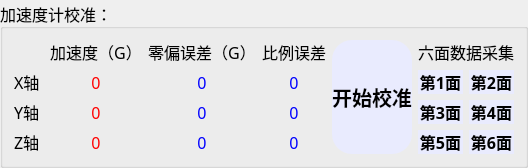
           <widget class="QGroupBox" name="groupBox_4">
            <property name="sizePolicy">
             <sizepolicy hsizetype="Expanding" vsizetype="Expanding">
              <horstretch>0</horstretch>
              <verstretch>0</verstretch>
             </sizepolicy>
            </property>
            <property name="minimumSize">
             <size>
              <width>0</width>
              <height>0</height>
             </size>
            </property>
            <property name="font">
             <font>
              <family>3ds</family>
              <pointsize>12</pointsize>
             </font>
            </property>
            <property name="styleSheet">
             <string notr="true"/>
            </property>
            <property name="title">
             <string>加速度计校准：</string>
            </property>
            <property name="alignment">
             <set>Qt::AlignLeading|Qt::AlignLeft|Qt::AlignVCenter</set>
            </property>
            <property name="flat">
             <bool>false</bool>
            </property>
            <property name="checkable">
             <bool>false</bool>
            </property>
            <layout class="QHBoxLayout" name="horizontalLayout">
             <item>
              <layout class="QGridLayout" name="gridLayout_2">
               <item row="4" column="1">
                <widget class="QLabel" name="az">
                 <property name="sizePolicy">
                  <sizepolicy hsizetype="Expanding" vsizetype="Expanding">
                   <horstretch>0</horstretch>
                   <verstretch>0</verstretch>
                  </sizepolicy>
                 </property>
                 <property name="minimumSize">
                  <size>
                   <width>50</width>
                   <height>20</height>
                  </size>
                 </property>
                 <property name="font">
                  <font>
                   <family>微软雅黑</family>
                   <pointsize>12</pointsize>
                   <weight>50</weight>
                   <bold>false</bold>
                  </font>
                 </property>
                 <property name="styleSheet">
                  <string notr="true">QLabel
{ 
	color: rgb(255, 0, 0); 
} </string>
                 </property>
                 <property name="text">
                  <string>0</string>
                 </property>
                 <property name="alignment">
                  <set>Qt::AlignCenter</set>
                 </property>
                </widget>
               </item>
               <item row="4" column="3">
                <widget class="QLabel" name="az_k">
                 <property name="sizePolicy">
                  <sizepolicy hsizetype="Expanding" vsizetype="Expanding">
                   <horstretch>0</horstretch>
                   <verstretch>0</verstretch>
                  </sizepolicy>
                 </property>
                 <property name="minimumSize">
                  <size>
                   <width>50</width>
                   <height>20</height>
                  </size>
                 </property>
                 <property name="font">
                  <font>
                   <family>微软雅黑</family>
                   <pointsize>12</pointsize>
                   <weight>50</weight>
                   <bold>false</bold>
                  </font>
                 </property>
                 <property name="styleSheet">
                  <string notr="true">QLabel
{ 
	color: rgb(0, 0, 255); 
} </string>
                 </property>
                 <property name="text">
                  <string>0</string>
                 </property>
                 <property name="alignment">
                  <set>Qt::AlignCenter</set>
                 </property>
                </widget>
               </item>
               <item row="2" column="3">
                <widget class="QLabel" name="ax_k">
                 <property name="sizePolicy">
                  <sizepolicy hsizetype="Expanding" vsizetype="Expanding">
                   <horstretch>0</horstretch>
                   <verstretch>0</verstretch>
                  </sizepolicy>
                 </property>
                 <property name="minimumSize">
                  <size>
                   <width>50</width>
                   <height>20</height>
                  </size>
                 </property>
                 <property name="font">
                  <font>
                   <family>微软雅黑</family>
                   <pointsize>12</pointsize>
                   <weight>50</weight>
                   <bold>false</bold>
                  </font>
                 </property>
                 <property name="styleSheet">
                  <string notr="true">QLabel
{ 
	color: rgb(0, 0, 255); 
} </string>
                 </property>
                 <property name="text">
                  <string>0</string>
                 </property>
                 <property name="alignment">
                  <set>Qt::AlignCenter</set>
                 </property>
                </widget>
               </item>
               <item row="4" column="2">
                <widget class="QLabel" name="az_offset">
                 <property name="sizePolicy">
                  <sizepolicy hsizetype="Expanding" vsizetype="Expanding">
                   <horstretch>0</horstretch>
                   <verstretch>0</verstretch>
                  </sizepolicy>
                 </property>
                 <property name="minimumSize">
                  <size>
                   <width>50</width>
                   <height>20</height>
                  </size>
                 </property>
                 <property name="font">
                  <font>
                   <family>微软雅黑</family>
                   <pointsize>12</pointsize>
                   <weight>50</weight>
                   <bold>false</bold>
                  </font>
                 </property>
                 <property name="styleSheet">
                  <string notr="true">QLabel
{ 
	color: rgb(0, 0, 255); 
} </string>
                 </property>
                 <property name="text">
                  <string>0</string>
                 </property>
                 <property name="alignment">
                  <set>Qt::AlignCenter</set>
                 </property>
                </widget>
               </item>
               <item row="1" column="1">
                <widget class="QLabel" name="label_22">
                 <property name="sizePolicy">
                  <sizepolicy hsizetype="Expanding" vsizetype="Expanding">
                   <horstretch>0</horstretch>
                   <verstretch>0</verstretch>
                  </sizepolicy>
                 </property>
                 <property name="minimumSize">
                  <size>
                   <width>30</width>
                   <height>20</height>
                  </size>
                 </property>
                 <property name="font">
                  <font>
                   <family>3ds</family>
                   <pointsize>12</pointsize>
                  </font>
                 </property>
                 <property name="styleSheet">
                  <string notr="true">QLabel
{ 
	color: rgb(0, 0, 0); 
} </string>
                 </property>
                 <property name="text">
                  <string>加速度（G）</string>
                 </property>
                 <property name="alignment">
                  <set>Qt::AlignCenter</set>
                 </property>
                </widget>
               </item>
               <item row="4" column="0">
                <widget class="QLabel" name="label_26">
                 <property name="sizePolicy">
                  <sizepolicy hsizetype="Fixed" vsizetype="Expanding">
                   <horstretch>0</horstretch>
                   <verstretch>0</verstretch>
                  </sizepolicy>
                 </property>
                 <property name="minimumSize">
                  <size>
                   <width>30</width>
                   <height>20</height>
                  </size>
                 </property>
                 <property name="font">
                  <font>
                   <family>3ds</family>
                   <pointsize>12</pointsize>
                  </font>
                 </property>
                 <property name="styleSheet">
                  <string notr="true">QLabel
{ 
	color: rgb(0, 0, 0); 
} </string>
                 </property>
                 <property name="text">
                  <string>Z轴</string>
                 </property>
                </widget>
               </item>
               <item row="2" column="0">
                <widget class="QLabel" name="label_27">
                 <property name="sizePolicy">
                  <sizepolicy hsizetype="Fixed" vsizetype="Expanding">
                   <horstretch>0</horstretch>
                   <verstretch>0</verstretch>
                  </sizepolicy>
                 </property>
                 <property name="minimumSize">
                  <size>
                   <width>30</width>
                   <height>20</height>
                  </size>
                 </property>
                 <property name="font">
                  <font>
                   <family>3ds</family>
                   <pointsize>12</pointsize>
                  </font>
                 </property>
                 <property name="styleSheet">
                  <string notr="true">QLabel
{ 
	color: rgb(0, 0, 0); 
} </string>
                 </property>
                 <property name="text">
                  <string>X轴</string>
                 </property>
                </widget>
               </item>
               <item row="1" column="3">
                <widget class="QLabel" name="label_29">
                 <property name="sizePolicy">
                  <sizepolicy hsizetype="Expanding" vsizetype="Expanding">
                   <horstretch>0</horstretch>
                   <verstretch>0</verstretch>
                  </sizepolicy>
                 </property>
                 <property name="minimumSize">
                  <size>
                   <width>30</width>
                   <height>20</height>
                  </size>
                 </property>
                 <property name="font">
                  <font>
                   <family>3ds</family>
                   <pointsize>12</pointsize>
                  </font>
                 </property>
                 <property name="styleSheet">
                  <string notr="true">QLabel
{ 
	color: rgb(0, 0, 0); 
} </string>
                 </property>
                 <property name="text">
                  <string>比例误差</string>
                 </property>
                 <property name="alignment">
                  <set>Qt::AlignCenter</set>
                 </property>
                </widget>
               </item>
               <item row="3" column="2">
                <widget class="QLabel" name="ay_offset">
                 <property name="sizePolicy">
                  <sizepolicy hsizetype="Expanding" vsizetype="Expanding">
                   <horstretch>0</horstretch>
                   <verstretch>0</verstretch>
                  </sizepolicy>
                 </property>
                 <property name="minimumSize">
                  <size>
                   <width>50</width>
                   <height>20</height>
                  </size>
                 </property>
                 <property name="font">
                  <font>
                   <family>微软雅黑</family>
                   <pointsize>12</pointsize>
                   <weight>50</weight>
                   <bold>false</bold>
                  </font>
                 </property>
                 <property name="styleSheet">
                  <string notr="true">QLabel
{ 
	color: rgb(0, 0, 255); 
} </string>
                 </property>
                 <property name="text">
                  <string>0</string>
                 </property>
                 <property name="alignment">
                  <set>Qt::AlignCenter</set>
                 </property>
                </widget>
               </item>
               <item row="3" column="0">
                <widget class="QLabel" name="label_25">
                 <property name="sizePolicy">
                  <sizepolicy hsizetype="Fixed" vsizetype="Expanding">
                   <horstretch>0</horstretch>
                   <verstretch>0</verstretch>
                  </sizepolicy>
                 </property>
                 <property name="minimumSize">
                  <size>
                   <width>30</width>
                   <height>20</height>
                  </size>
                 </property>
                 <property name="font">
                  <font>
                   <family>3ds</family>
                   <pointsize>12</pointsize>
                  </font>
                 </property>
                 <property name="styleSheet">
                  <string notr="true">QLabel
{ 
	color: rgb(0, 0, 0); 
} </string>
                 </property>
                 <property name="text">
                  <string>Y轴</string>
                 </property>
                </widget>
               </item>
               <item row="1" column="2">
                <widget class="QLabel" name="label_28">
                 <property name="sizePolicy">
                  <sizepolicy hsizetype="Expanding" vsizetype="Expanding">
                   <horstretch>0</horstretch>
                   <verstretch>0</verstretch>
                  </sizepolicy>
                 </property>
                 <property name="minimumSize">
                  <size>
                   <width>30</width>
                   <height>20</height>
                  </size>
                 </property>
                 <property name="font">
                  <font>
                   <family>3ds</family>
                   <pointsize>12</pointsize>
                  </font>
                 </property>
                 <property name="styleSheet">
                  <string notr="true">QLabel
{ 
	color: rgb(0, 0, 0); 
} </string>
                 </property>
                 <property name="text">
                  <string>零偏误差（G）</string>
                 </property>
                 <property name="alignment">
                  <set>Qt::AlignCenter</set>
                 </property>
                </widget>
               </item>
               <item row="3" column="3">
                <widget class="QLabel" name="ay_k">
                 <property name="sizePolicy">
                  <sizepolicy hsizetype="Expanding" vsizetype="Expanding">
                   <horstretch>0</horstretch>
                   <verstretch>0</verstretch>
                  </sizepolicy>
                 </property>
                 <property name="minimumSize">
                  <size>
                   <width>50</width>
                   <height>20</height>
                  </size>
                 </property>
                 <property name="font">
                  <font>
                   <family>微软雅黑</family>
                   <pointsize>12</pointsize>
                   <weight>50</weight>
                   <bold>false</bold>
                  </font>
                 </property>
                 <property name="styleSheet">
                  <string notr="true">QLabel
{ 
	color: rgb(0, 0, 255); 
} </string>
                 </property>
                 <property name="text">
                  <string>0</string>
                 </property>
                 <property name="alignment">
                  <set>Qt::AlignCenter</set>
                 </property>
                </widget>
               </item>
               <item row="3" column="1">
                <widget class="QLabel" name="ay">
                 <property name="sizePolicy">
                  <sizepolicy hsizetype="Expanding" vsizetype="Expanding">
                   <horstretch>0</horstretch>
                   <verstretch>0</verstretch>
                  </sizepolicy>
                 </property>
                 <property name="minimumSize">
                  <size>
                   <width>50</width>
                   <height>20</height>
                  </size>
                 </property>
                 <property name="font">
                  <font>
                   <family>微软雅黑</family>
                   <pointsize>12</pointsize>
                   <weight>50</weight>
                   <bold>false</bold>
                  </font>
                 </property>
                 <property name="styleSheet">
                  <string notr="true">QLabel
{ 
	color: rgb(255, 0, 0); 
} </string>
                 </property>
                 <property name="text">
                  <string>0</string>
                 </property>
                 <property name="alignment">
                  <set>Qt::AlignCenter</set>
                 </property>
                </widget>
               </item>
               <item row="2" column="2">
                <widget class="QLabel" name="ax_offset">
                 <property name="sizePolicy">
                  <sizepolicy hsizetype="Expanding" vsizetype="Expanding">
                   <horstretch>0</horstretch>
                   <verstretch>0</verstretch>
                  </sizepolicy>
                 </property>
                 <property name="minimumSize">
                  <size>
                   <width>50</width>
                   <height>20</height>
                  </size>
                 </property>
                 <property name="font">
                  <font>
                   <family>微软雅黑</family>
                   <pointsize>12</pointsize>
                   <weight>50</weight>
                   <bold>false</bold>
                  </font>
                 </property>
                 <property name="styleSheet">
                  <string notr="true">QLabel
{ 
	color: rgb(0, 0, 255); 
} </string>
                 </property>
                 <property name="text">
                  <string>0</string>
                 </property>
                 <property name="alignment">
                  <set>Qt::AlignCenter</set>
                 </property>
                </widget>
               </item>
               <item row="2" column="1">
                <widget class="QLabel" name="ax">
                 <property name="sizePolicy">
                  <sizepolicy hsizetype="Expanding" vsizetype="Expanding">
                   <horstretch>0</horstretch>
                   <verstretch>0</verstretch>
                  </sizepolicy>
                 </property>
                 <property name="minimumSize">
                  <size>
                   <width>50</width>
                   <height>20</height>
                  </size>
                 </property>
                 <property name="font">
                  <font>
                   <family>微软雅黑</family>
                   <pointsize>12</pointsize>
                   <weight>50</weight>
                   <bold>false</bold>
                  </font>
                 </property>
                 <property name="styleSheet">
                  <string notr="true">QLabel
{ 
	color: rgb(255, 0, 0); 
} </string>
                 </property>
                 <property name="text">
                  <string>0</string>
                 </property>
                 <property name="alignment">
                  <set>Qt::AlignCenter</set>
                 </property>
                </widget>
               </item>
               <item row="4" column="6">
                <widget class="QPushButton" name="bt6_acc_cal">
                 <property name="sizePolicy">
                  <sizepolicy hsizetype="Expanding" vsizetype="Expanding">
                   <horstretch>0</horstretch>
                   <verstretch>0</verstretch>
                  </sizepolicy>
                 </property>
                 <property name="font">
                  <font>
                   <weight>75</weight>
                   <bold>true</bold>
                  </font>
                 </property>
                 <property name="styleSheet">
                  <string notr="true">QPushButton 
{ 
	background-color: rgb(233,235,254);
	border-radius: 20px; 
	color: rgb(0, 0, 0); 
} 
QPushButton:hover 
{ 
	background-color: rgb(200,235,254);  
}</string>
                 </property>
                 <property name="text">
                  <string>第6面</string>
                 </property>
                </widget>
               </item>
               <item row="4" column="5">
                <widget class="QPushButton" name="bt5_acc_cal">
                 <property name="sizePolicy">
                  <sizepolicy hsizetype="Expanding" vsizetype="Expanding">
                   <horstretch>0</horstretch>
                   <verstretch>0</verstretch>
                  </sizepolicy>
                 </property>
                 <property name="font">
                  <font>
                   <weight>75</weight>
                   <bold>true</bold>
                  </font>
                 </property>
                 <property name="styleSheet">
                  <string notr="true">QPushButton 
{ 
	background-color: rgb(233,235,254);
	border-radius: 20px; 
	color: rgb(0, 0, 0); 
} 
QPushButton:hover 
{ 
	background-color: rgb(200,235,254);  
}</string>
                 </property>
                 <property name="text">
                  <string>第5面</string>
                 </property>
                </widget>
               </item>
               <item row="3" column="6">
                <widget class="QPushButton" name="bt4_acc_cal">
                 <property name="sizePolicy">
                  <sizepolicy hsizetype="Expanding" vsizetype="Expanding">
                   <horstretch>0</horstretch>
                   <verstretch>0</verstretch>
                  </sizepolicy>
                 </property>
                 <property name="font">
                  <font>
                   <weight>75</weight>
                   <bold>true</bold>
                  </font>
                 </property>
                 <property name="styleSheet">
                  <string notr="true">QPushButton 
{ 
	background-color: rgb(233,235,254);
	border-radius: 20px; 
	color: rgb(0, 0, 0); 
} 
QPushButton:hover 
{ 
	background-color: rgb(200,235,254);  
}</string>
                 </property>
                 <property name="text">
                  <string>第4面</string>
                 </property>
                </widget>
               </item>
               <item row="3" column="5">
                <widget class="QPushButton" name="bt3_acc_cal">
                 <property name="sizePolicy">
                  <sizepolicy hsizetype="Expanding" vsizetype="Expanding">
                   <horstretch>0</horstretch>
                   <verstretch>0</verstretch>
                  </sizepolicy>
                 </property>
                 <property name="font">
                  <font>
                   <weight>75</weight>
                   <bold>true</bold>
                  </font>
                 </property>
                 <property name="styleSheet">
                  <string notr="true">QPushButton 
{ 
	background-color: rgb(233,235,254);
	border-radius: 20px; 
	color: rgb(0, 0, 0); 
} 
QPushButton:hover 
{ 
	background-color: rgb(200,235,254);  
}</string>
                 </property>
                 <property name="text">
                  <string>第3面</string>
                 </property>
                </widget>
               </item>
               <item row="2" column="6">
                <widget class="QPushButton" name="bt2_acc_cal">
                 <property name="sizePolicy">
                  <sizepolicy hsizetype="Expanding" vsizetype="Expanding">
                   <horstretch>0</horstretch>
                   <verstretch>0</verstretch>
                  </sizepolicy>
                 </property>
                 <property name="font">
                  <font>
                   <weight>75</weight>
                   <bold>true</bold>
                  </font>
                 </property>
                 <property name="styleSheet">
                  <string notr="true">QPushButton 
{ 
	background-color: rgb(233,235,254);
	border-radius: 20px; 
	color: rgb(0, 0, 0); 
} 
QPushButton:hover 
{ 
	background-color: rgb(200,235,254);  
}</string>
                 </property>
                 <property name="text">
                  <string>第2面</string>
                 </property>
                </widget>
               </item>
               <item row="2" column="5">
                <widget class="QPushButton" name="bt1_acc_cal">
                 <property name="sizePolicy">
                  <sizepolicy hsizetype="Expanding" vsizetype="Expanding">
                   <horstretch>0</horstretch>
                   <verstretch>0</verstretch>
                  </sizepolicy>
                 </property>
                 <property name="font">
                  <font>
                   <weight>75</weight>
                   <bold>true</bold>
                  </font>
                 </property>
                 <property name="styleSheet">
                  <string notr="true">QPushButton 
{ 
	background-color: rgb(233,235,254);
	border-radius: 20px; 
	color: rgb(0, 0, 0); 
} 
QPushButton:hover 
{ 
	background-color: rgb(200,235,254);  
}</string>
                 </property>
                 <property name="text">
                  <string>第1面</string>
                 </property>
                </widget>
               </item>
               <item row="1" column="5" colspan="2">
                <widget class="QLabel" name="label_37">
                 <property name="sizePolicy">
                  <sizepolicy hsizetype="Expanding" vsizetype="Expanding">
                   <horstretch>0</horstretch>
                   <verstretch>0</verstretch>
                  </sizepolicy>
                 </property>
                 <property name="minimumSize">
                  <size>
                   <width>30</width>
                   <height>20</height>
                  </size>
                 </property>
                 <property name="font">
                  <font>
                   <family>3ds</family>
                   <pointsize>12</pointsize>
                  </font>
                 </property>
                 <property name="styleSheet">
                  <string notr="true">QLabel
{ 
	color: rgb(0, 0, 0); 
} </string>
                 </property>
                 <property name="text">
                  <string>六面数据采集</string>
                 </property>
                 <property name="alignment">
                  <set>Qt::AlignCenter</set>
                 </property>
                </widget>
               </item>
               <item row="1" column="4" rowspan="4">
                <widget class="QPushButton" name="acc_cal_start">
                 <property name="sizePolicy">
                  <sizepolicy hsizetype="Expanding" vsizetype="Expanding">
                   <horstretch>0</horstretch>
                   <verstretch>0</verstretch>
                  </sizepolicy>
                 </property>
                 <property name="font">
                  <font>
                   <family>3ds</family>
                   <pointsize>15</pointsize>
                   <weight>75</weight>
                   <bold>true</bold>
                  </font>
                 </property>
                 <property name="styleSheet">
                  <string notr="true">QPushButton 
{ 
	background-color: rgb(233,235,254);
	border-radius: 20px; 
	color: rgb(0, 0, 0); 
} 
QPushButton:hover 
{ 
	background-color: rgb(200,235,254);  
}</string>
                 </property>
                 <property name="text">
                  <string>开始校准</string>
                 </property>
                 <property name="icon">
                  <iconset resource="Resources.qrc">
                   <normaloff>:/image/acce.png</normaloff>:/image/acce.png</iconset>
                 </property>
                 <property name="iconSize">
                  <size>
                   <width>50</width>
                   <height>50</height>
                  </size>
                 </property>
                </widget>
               </item>
              </layout>
             </item>
            </layout>
           </widget>
